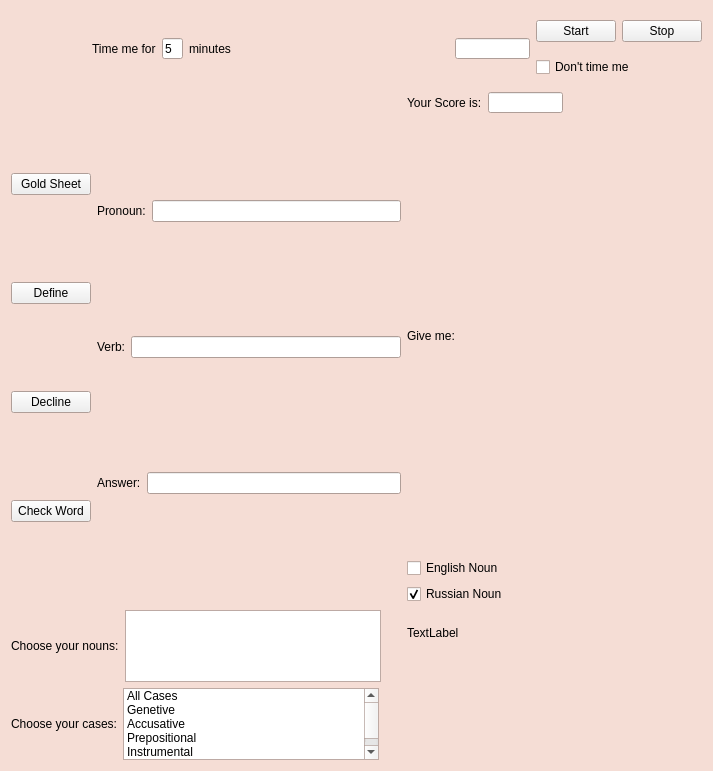
<?xml version="1.0" encoding="UTF-8"?>
<ui version="4.0">
 <class>RusVerbDialog</class>
 <widget class="QDialog" name="RusVerbDialog">
  <property name="geometry">
   <rect>
    <x>0</x>
    <y>0</y>
    <width>713</width>
    <height>771</height>
   </rect>
  </property>
  <property name="sizePolicy">
   <sizepolicy hsizetype="Preferred" vsizetype="Preferred">
    <horstretch>0</horstretch>
    <verstretch>0</verstretch>
   </sizepolicy>
  </property>
  <property name="palette">
   <palette>
    <active>
     <colorrole role="Base">
      <brush brushstyle="SolidPattern">
       <color alpha="255">
        <red>255</red>
        <green>255</green>
        <blue>255</blue>
       </color>
      </brush>
     </colorrole>
     <colorrole role="Window">
      <brush brushstyle="SolidPattern">
       <color alpha="255">
        <red>245</red>
        <green>221</green>
        <blue>213</blue>
       </color>
      </brush>
     </colorrole>
    </active>
    <inactive>
     <colorrole role="Base">
      <brush brushstyle="SolidPattern">
       <color alpha="255">
        <red>255</red>
        <green>255</green>
        <blue>255</blue>
       </color>
      </brush>
     </colorrole>
     <colorrole role="Window">
      <brush brushstyle="SolidPattern">
       <color alpha="255">
        <red>245</red>
        <green>221</green>
        <blue>213</blue>
       </color>
      </brush>
     </colorrole>
    </inactive>
    <disabled>
     <colorrole role="Base">
      <brush brushstyle="SolidPattern">
       <color alpha="255">
        <red>245</red>
        <green>221</green>
        <blue>213</blue>
       </color>
      </brush>
     </colorrole>
     <colorrole role="Window">
      <brush brushstyle="SolidPattern">
       <color alpha="255">
        <red>245</red>
        <green>221</green>
        <blue>213</blue>
       </color>
      </brush>
     </colorrole>
    </disabled>
   </palette>
  </property>
  <property name="windowTitle">
   <string>Russian Noun Case Practice</string>
  </property>
  <property name="autoFillBackground">
   <bool>false</bool>
  </property>
  <property name="sizeGripEnabled">
   <bool>false</bool>
  </property>
  <layout class="QGridLayout" name="gridLayout">
   <item row="0" column="0" colspan="3">
    <layout class="QHBoxLayout" name="horizontalLayout_8">
     <item>
      <widget class="QLabel" name="label_11">
       <property name="minimumSize">
        <size>
         <width>75</width>
         <height>75</height>
        </size>
       </property>
       <property name="maximumSize">
        <size>
         <width>75</width>
         <height>75</height>
        </size>
       </property>
       <property name="autoFillBackground">
        <bool>false</bool>
       </property>
       <property name="text">
        <string/>
       </property>
       <property name="pixmap">
        <pixmap resource="BabelResources.qrc">:/new/babelpic/rusflag.png</pixmap>
       </property>
       <property name="scaledContents">
        <bool>true</bool>
       </property>
      </widget>
     </item>
     <item>
      <widget class="QLabel" name="label">
       <property name="text">
        <string>Time me for</string>
       </property>
      </widget>
     </item>
     <item>
      <widget class="QLineEdit" name="Minutes">
       <property name="enabled">
        <bool>true</bool>
       </property>
       <property name="sizePolicy">
        <sizepolicy hsizetype="Minimum" vsizetype="Minimum">
         <horstretch>0</horstretch>
         <verstretch>0</verstretch>
        </sizepolicy>
       </property>
       <property name="minimumSize">
        <size>
         <width>21</width>
         <height>21</height>
        </size>
       </property>
       <property name="maximumSize">
        <size>
         <width>21</width>
         <height>21</height>
        </size>
       </property>
       <property name="text">
        <string>5</string>
       </property>
      </widget>
     </item>
     <item>
      <widget class="QLabel" name="label_2">
       <property name="text">
        <string>minutes</string>
       </property>
      </widget>
     </item>
     <item>
      <spacer name="horizontalSpacer">
       <property name="orientation">
        <enum>Qt::Horizontal</enum>
       </property>
       <property name="sizeHint" stdset="0">
        <size>
         <width>40</width>
         <height>20</height>
        </size>
       </property>
      </spacer>
     </item>
     <item>
      <widget class="QLineEdit" name="TimeBox">
       <property name="sizePolicy">
        <sizepolicy hsizetype="Minimum" vsizetype="Fixed">
         <horstretch>0</horstretch>
         <verstretch>0</verstretch>
        </sizepolicy>
       </property>
       <property name="minimumSize">
        <size>
         <width>75</width>
         <height>21</height>
        </size>
       </property>
       <property name="maximumSize">
        <size>
         <width>75</width>
         <height>21</height>
        </size>
       </property>
      </widget>
     </item>
     <item>
      <layout class="QVBoxLayout" name="verticalLayout_5">
       <item>
        <layout class="QHBoxLayout" name="horizontalLayout_7">
         <item>
          <widget class="QPushButton" name="Start">
           <property name="text">
            <string>Start</string>
           </property>
           <property name="autoDefault">
            <bool>false</bool>
           </property>
          </widget>
         </item>
         <item>
          <widget class="QPushButton" name="Stop">
           <property name="text">
            <string>Stop</string>
           </property>
           <property name="autoDefault">
            <bool>false</bool>
           </property>
          </widget>
         </item>
        </layout>
       </item>
       <item>
        <widget class="QCheckBox" name="DontTime">
         <property name="text">
          <string>Don't time me</string>
         </property>
        </widget>
       </item>
      </layout>
     </item>
    </layout>
   </item>
   <item row="1" column="0" rowspan="2">
    <layout class="QVBoxLayout" name="verticalLayout_4">
     <item>
      <widget class="QPushButton" name="GoldSheet">
       <property name="text">
        <string>Gold Sheet</string>
       </property>
       <property name="autoDefault">
        <bool>false</bool>
       </property>
      </widget>
     </item>
     <item>
      <widget class="QPushButton" name="Define">
       <property name="text">
        <string>Define</string>
       </property>
       <property name="autoDefault">
        <bool>false</bool>
       </property>
      </widget>
     </item>
     <item>
      <widget class="QPushButton" name="Decline">
       <property name="text">
        <string>Decline</string>
       </property>
       <property name="autoDefault">
        <bool>false</bool>
       </property>
      </widget>
     </item>
     <item>
      <widget class="QPushButton" name="check">
       <property name="text">
        <string>Check Word</string>
       </property>
       <property name="autoDefault">
        <bool>false</bool>
       </property>
      </widget>
     </item>
    </layout>
   </item>
   <item row="1" column="1" rowspan="2">
    <layout class="QVBoxLayout" name="verticalLayout">
     <item>
      <layout class="QHBoxLayout" name="horizontalLayout">
       <item>
        <widget class="QLabel" name="label_3">
         <property name="text">
          <string>Pronoun:</string>
         </property>
        </widget>
       </item>
       <item>
        <widget class="QLineEdit" name="Case"/>
       </item>
      </layout>
     </item>
     <item>
      <layout class="QHBoxLayout" name="horizontalLayout_2">
       <item>
        <widget class="QLabel" name="label_4">
         <property name="text">
          <string>Verb:</string>
         </property>
        </widget>
       </item>
       <item>
        <widget class="QLineEdit" name="NomNoun"/>
       </item>
      </layout>
     </item>
     <item>
      <layout class="QHBoxLayout" name="horizontalLayout_3">
       <item>
        <widget class="QLabel" name="label_5">
         <property name="text">
          <string>Answer:</string>
         </property>
        </widget>
       </item>
       <item>
        <widget class="QLineEdit" name="Answer"/>
       </item>
      </layout>
     </item>
    </layout>
   </item>
   <item row="1" column="2">
    <layout class="QHBoxLayout" name="horizontalLayout_6">
     <item>
      <widget class="QLabel" name="label_7">
       <property name="text">
        <string>Your Score is:</string>
       </property>
      </widget>
     </item>
     <item>
      <widget class="QLineEdit" name="Score">
       <property name="maximumSize">
        <size>
         <width>75</width>
         <height>21</height>
        </size>
       </property>
      </widget>
     </item>
     <item>
      <spacer name="horizontalSpacer_3">
       <property name="orientation">
        <enum>Qt::Horizontal</enum>
       </property>
       <property name="sizeHint" stdset="0">
        <size>
         <width>40</width>
         <height>20</height>
        </size>
       </property>
      </spacer>
     </item>
    </layout>
   </item>
   <item row="2" column="2">
    <layout class="QVBoxLayout" name="verticalLayout_2">
     <item>
      <widget class="QLabel" name="label_6">
       <property name="text">
        <string>Give me:</string>
       </property>
      </widget>
     </item>
     <item>
      <widget class="QCheckBox" name="GiveMeEnglish">
       <property name="text">
        <string>English Noun</string>
       </property>
      </widget>
     </item>
     <item>
      <widget class="QCheckBox" name="GiveMeRussian">
       <property name="text">
        <string>Russian Noun</string>
       </property>
       <property name="checked">
        <bool>true</bool>
       </property>
      </widget>
     </item>
    </layout>
   </item>
   <item row="3" column="0" colspan="2">
    <layout class="QVBoxLayout" name="verticalLayout_3">
     <item>
      <layout class="QHBoxLayout" name="horizontalLayout_4">
       <item>
        <widget class="QLabel" name="label_8">
         <property name="text">
          <string>Choose your nouns:</string>
         </property>
        </widget>
       </item>
       <item>
        <widget class="QListWidget" name="ChosenNouns">
         <property name="minimumSize">
          <size>
           <width>124</width>
           <height>50</height>
          </size>
         </property>
         <property name="maximumSize">
          <size>
           <width>526</width>
           <height>72</height>
          </size>
         </property>
        </widget>
       </item>
       <item>
        <spacer name="horizontalSpacer_4">
         <property name="orientation">
          <enum>Qt::Horizontal</enum>
         </property>
         <property name="sizeHint" stdset="0">
          <size>
           <width>20</width>
           <height>20</height>
          </size>
         </property>
        </spacer>
       </item>
      </layout>
     </item>
     <item>
      <layout class="QHBoxLayout" name="horizontalLayout_5">
       <property name="sizeConstraint">
        <enum>QLayout::SetFixedSize</enum>
       </property>
       <item>
        <widget class="QLabel" name="label_9">
         <property name="text">
          <string>Choose your cases:</string>
         </property>
        </widget>
       </item>
       <item>
        <widget class="QListWidget" name="ChosenCases">
         <property name="maximumSize">
          <size>
           <width>526</width>
           <height>72</height>
          </size>
         </property>
         <item>
          <property name="text">
           <string>All Cases</string>
          </property>
         </item>
         <item>
          <property name="text">
           <string>Genetive</string>
          </property>
         </item>
         <item>
          <property name="text">
           <string>Accusative</string>
          </property>
         </item>
         <item>
          <property name="text">
           <string>Prepositional</string>
          </property>
         </item>
         <item>
          <property name="text">
           <string>Instrumental</string>
          </property>
         </item>
         <item>
          <property name="text">
           <string>Dative</string>
          </property>
         </item>
        </widget>
       </item>
       <item>
        <spacer name="horizontalSpacer_5">
         <property name="orientation">
          <enum>Qt::Horizontal</enum>
         </property>
         <property name="sizeHint" stdset="0">
          <size>
           <width>20</width>
           <height>20</height>
          </size>
         </property>
        </spacer>
       </item>
      </layout>
     </item>
    </layout>
   </item>
   <item row="3" column="2">
    <layout class="QVBoxLayout" name="verticalLayout_6">
     <property name="sizeConstraint">
      <enum>QLayout::SetDefaultConstraint</enum>
     </property>
     <item>
      <widget class="QLabel" name="correctword">
       <property name="text">
        <string>TextLabel</string>
       </property>
      </widget>
     </item>
     <item>
      <widget class="QLabel" name="correctlabel">
       <property name="enabled">
        <bool>true</bool>
       </property>
       <property name="text">
        <string/>
       </property>
       <property name="pixmap">
        <pixmap resource="BabelResources.qrc">:/new/babelpic/correct.jpeg</pixmap>
       </property>
       <property name="scaledContents">
        <bool>true</bool>
       </property>
      </widget>
     </item>
     <item>
      <widget class="QLabel" name="wronglabel">
       <property name="enabled">
        <bool>true</bool>
       </property>
       <property name="sizePolicy">
        <sizepolicy hsizetype="Preferred" vsizetype="Preferred">
         <horstretch>0</horstretch>
         <verstretch>0</verstretch>
        </sizepolicy>
       </property>
       <property name="text">
        <string/>
       </property>
       <property name="pixmap">
        <pixmap resource="BabelResources.qrc">:/new/babelpic/wrong.png</pixmap>
       </property>
       <property name="scaledContents">
        <bool>true</bool>
       </property>
      </widget>
     </item>
    </layout>
   </item>
  </layout>
 </widget>
 <tabstops>
  <tabstop>Start</tabstop>
  <tabstop>Minutes</tabstop>
  <tabstop>Answer</tabstop>
  <tabstop>GoldSheet</tabstop>
  <tabstop>Define</tabstop>
  <tabstop>Decline</tabstop>
  <tabstop>GiveMeEnglish</tabstop>
  <tabstop>GiveMeRussian</tabstop>
  <tabstop>ChosenNouns</tabstop>
  <tabstop>ChosenCases</tabstop>
  <tabstop>DontTime</tabstop>
  <tabstop>Case</tabstop>
  <tabstop>Score</tabstop>
  <tabstop>NomNoun</tabstop>
  <tabstop>Stop</tabstop>
  <tabstop>TimeBox</tabstop>
 </tabstops>
 <resources>
  <include location="BabelResources.qrc"/>
 </resources>
 <connections/>
</ui>
